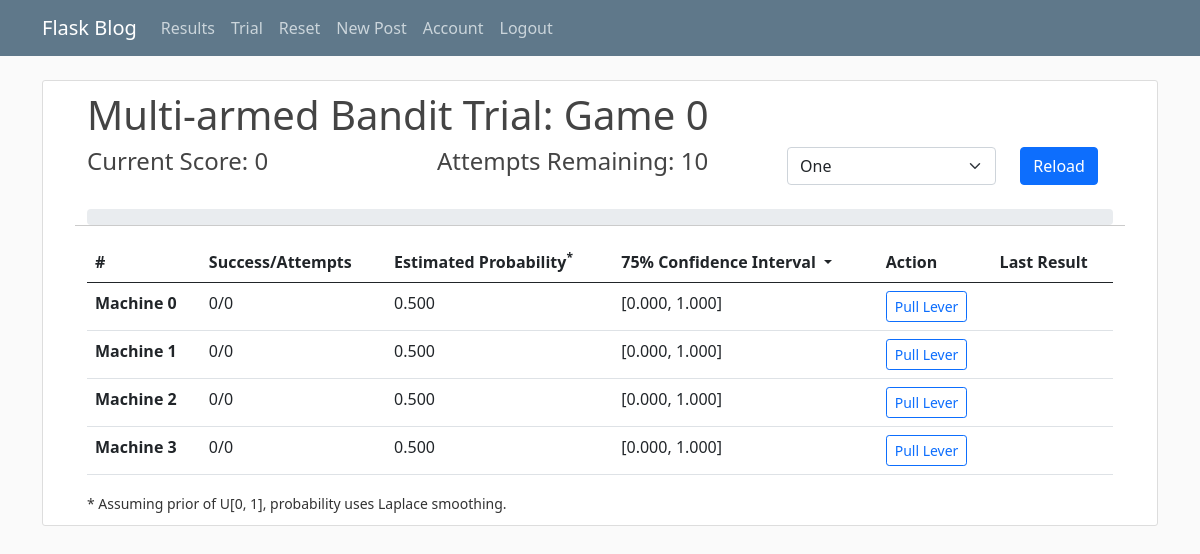
The app's page /trial?ci=0.75&game_number=0 (signed in) with its own data.
### flaskblog/models.py (models this page shows, shortened)
class Machine(db.Model):
    id = db.Column(db.Integer, primary_key=True)
    user_id = db.Column(db.Integer, db.ForeignKey('user.id'), nullable=False)
    machine_number = db.Column(db.Integer, nullable=False)
    game_number = db.Column(db.Integer, nullable=False)
    true_prob = db.Column(db.Float, nullable=False)
    success_count = db.Column(db.Integer, default=0)
    total_count = db.Column(db.Integer, default=0)
    max_attempts = db.Column(db.Integer, nullable=False)

### flaskblog/trials/routes.py (the view)
@trials.route("/trial")
@login_required
def show_trial():
    confidence_level = float(request.args.get('ci', default=0.95))
    last_action = int(request.args.get('last_action', default=-1))
    last_action_success = (request.args.get('last_action_success', default="False") == "True")
    game_number = int(request.args.get('game_number', default=0))
    machines = Machine.query.filter_by(user_id=current_user.id, game_number=game_number).all()
    if len(machines) == 0:
        abort(403)
    total_success, total_attempts = 0, 0
    confidence_intervals = {}
    for machine in machines:
        total_success += machine.success_count
        total_attempts += machine.total_count
        if machine.total_count == 0:
            confidence_intervals[machine] = (0, 1)
        else:
            confidence_intervals[machine] = beta.ppf([(1-confidence_level)/2, 1-(1-confidence_level)/2],
                                            machine.success_count+1,
                                            machine.total_count - machine.success_count+1)
        max_attempts = machine.max_attempts
    return render_template('trial.html', machines=machines,
                                        total_success=total_success,
                                        total_attempts=total_attempts,
                                        total_attempts_allowed=max_attempts,
                                        ci=confidence_level,
                                        last_action=last_action,
                                        last_action_success=last_action_success,
                                        confidence_intervals=confidence_intervals,
                                        game_number=game_number)

### flaskblog/models.py (called while the page is built)
@login_manager.user_loader
def load_user(user_id):
    return User.query.get(int(user_id))

### flaskblog/templates/trial.html (shortened to what this page needs)
{% extends "layout.html" %}
{% block content %}
  <article class="media content-section">
    <div class="container">
      <h1>Multi-armed Bandit Trial: Game {{game_number}}</h1>
      <div class="row">
        <div class="col">
          <h4>Current Score: {{total_success}}</h4>
        </div>
        <div class="col">
          <h4>Attempts Remaining: {{total_attempts_allowed - total_attempts}}</h4>
        </div>
        <div class="col">
        <form action="{{url_for('trials.show_trial', ci=0.5)}}" id="game_form">
          <div class="row">
            <div class="col-8">
            <select class="form-select" name="game_number" form="game_form">
              <option value="0">One</option>
            </select>
          </div>
          <div class="col-4">
            <button type="submit" class="btn btn-primary">Reload</button>
          </div>
          </div>
        </form>
        </div>
      </div>
      <br>
      <div class="row">
        <div class="col-sm-12">
          <div class="progress">
          </div>
        </div>
        <hr>
      </div>
      <div class="row">
        <div class="col-sm-12">
          <table class="table table-hover">
              <thead class="thead-dark">
                <tr>
                  <th scope="col">#</th>
                  <th scope="col">Success/Attempts</th>
                  <th scope="col">Estimated Probability<sup>*</sup></th>
                  <th scope="row">
                      <div class="dropdown">
                        <div class="dropdown-toggle" id="dropdownMenuButton" data-toggle="dropdown" aria-haspopup="true" aria-expanded="true">
                            {{"{:.0f}".format(ci*100)}}% Confidence Interval
                        </div>
                      </div>
                    </th>
                  <th scope="col">Action</th>
                  <th scope="col">Last Result</th>
                </tr>
              </thead>
              <tbody>
                {% for machine in machines: %}
                <tr>
                    <th scope="row">Machine {{machine.machine_number}}</th>
                    <td>{{machine.success_count}}/{{machine.total_count}}</td>
                    {% if machine.total_count == 0 %}
                        <td>0.500</td>
                    {% else %}
                        <td>{{"{:.3f}".format((machine.success_count+1) / (machine.total_count+2))}}</td>
                    {% endif %}
                    <td>[{{"{:.3f}".format(confidence_intervals[machine][0])}}, {{"{:.3f}".format(confidence_intervals[machine][1])}}]</td>
                    <td>
                        {% if total_attempts < total_attempts_allowed %}
                        <a href="{{url_for('trials.pull_machine_trial', pull_machine=machine.machine_number, ci=ci, game_number=game_number)}}">
                            <button type="button" class="btn btn-outline-primary btn-sm">Pull Lever</button>
                        </a>
                        {% else %}
                        <button type="button" class="btn btn-outline-secondary btn-sm disabled">Complete</button>
                        {% endif %}
                    </td>
                    <td>
                    </td>
                </tr>
                {% endfor %}
              </tbody>
          </table>
          <small>* Assuming prior of U[0, 1], probability uses Laplace smoothing.</small>
        </div>
      </div>
    </div>
  </article>
{% endblock content %}

### flaskblog/static/main.css (style rules this page uses)
body { background: #fafafa; color: #333333; margin-top: 5rem; }
h1, h2, h3, h4, h5, h6 { color: #444444; }
.content-section { background: #ffffff; padding: 10px 20px; border: 1px solid #dddddd; border-radius: 3px; margin-bottom: 20px; }

### records on screen
Machine: machine_number "0", success_count "0", total_count "0", shows "0.500", confidence_intervals "0.000", confidence_intervals "1.000"
Machine: machine_number "1", success_count "0", total_count "0", shows "0.500", confidence_intervals "0.000", confidence_intervals "1.000"
Machine: machine_number "2", success_count "0", total_count "0", shows "0.500", confidence_intervals "0.000", confidence_intervals "1.000"
Machine: machine_number "3", success_count "0", total_count "0", shows "0.500", confidence_intervals "0.000", confidence_intervals "1.000"

### other values on screen
{{ game_number }} "0"
{{ total_success }} "0"
{{ total_attempts_allowed - total_attempts }} "10"
{{ "{:.0f}".format(ci*100) }} "75"
